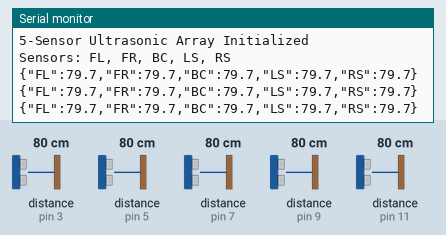
Simulated run of this sketch. Board: Arduino Uno, built with avr-gcc and run on an emulated ATmega328P. Parts: the last lines printed to the serial monitor. Wiring (inferred from the names in the program): 5 × ultrasonic range finder: trigger pin 2, echo pin 3 / trigger pin 4, echo pin 5 / trigger pin 6, echo pin 7 / trigger pin 8, echo pin 9 / trigger pin 10, echo pin 11. The test bench sets the inputs (shaded band); at power-on: distance to the obstacle (sensors on pin 3, pin 5, pin 7, pin 9, pin 11) 80 cm. The echo pulse lasts 58.3 µs per cm.

Above: at 1.2 s.
1.3 s: distance to the obstacle (sensor on pin 3) set to 2 cm
At 2.02 s:
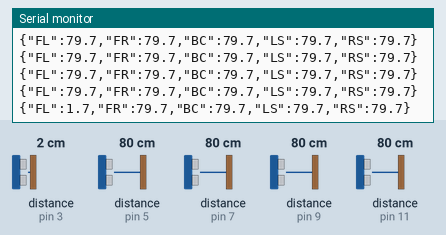
2.8 s: distance to the obstacle (sensor on pin 5) set to 2 cm
At 3.14 s:
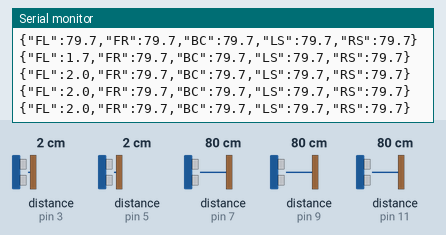
4.3 s: distance to the obstacle (sensor on pin 7) set to 2 cm
At 4.61 s:
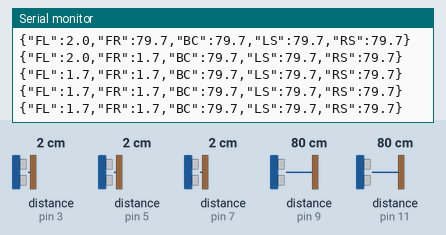
5.8 s: distance to the obstacle (sensor on pin 3) set to 120 cm
At 6.07 s:
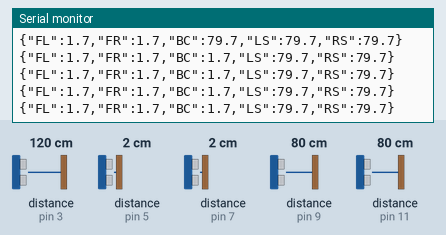
8.8 s: distance to the obstacle (sensor on pin 9) set to 2 cm
At 9.04 s:
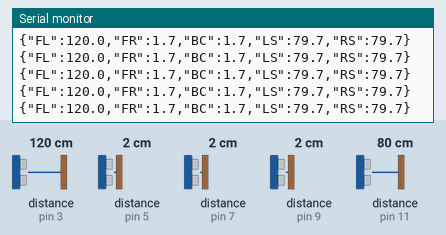
10.3 s: distance to the obstacle (sensor on pin 11) set to 299 cm
At 10.51 s:
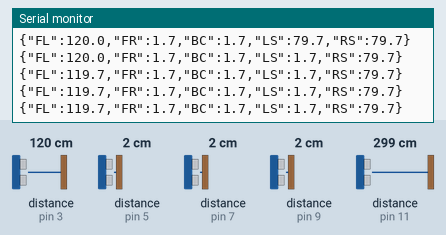
Timing chart, 0 to 13.3 s (numbered marks = the images above; inputs shaded):
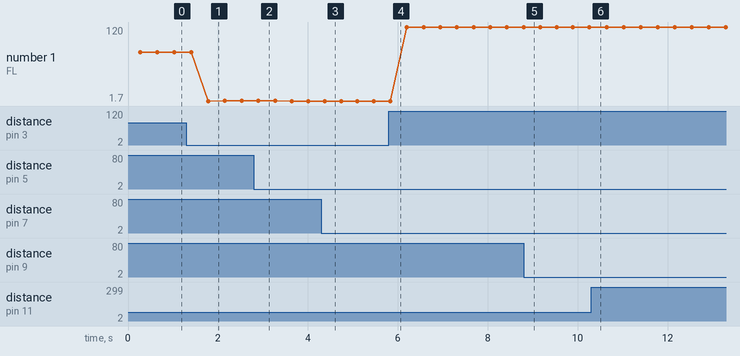

Measured:
- after the input at 1.3 s, the serial monitor: prints a new line after 0.48 s (image 1)
- plotted number 1: 79.7 → 2 after the input at 1.3 s, 1.7 → 120 after the input at 5.8 s

The sketch:

ultrasonic_sensors_updated.ino
```cpp
/*
 * Arduino Ultrasonic Sensor Array for Laptop-Controlled Vehicle
 * HC-SR04 x 5 sensors configuration
 * Sends distance data to Raspberry Pi via Serial
 *
 * Sensor Configuration:
 *   FL = Front Left
 *   FR = Front Right
 *   BC = Back Center
 *   LS = Left Side
 *   RS = Right Side
 *
 * Note: Front Center (FW) is a waterproof sensor connected directly to Raspberry Pi
 */

// Define pins for 5 HC-SR04 sensors

// Front sensors (2 sensors)
#define TRIG_FL 2   // Front-Left Trigger
#define ECHO_FL 3   // Front-Left Echo
#define TRIG_FR 4   // Front-Right Trigger
#define ECHO_FR 5   // Front-Right Echo

// Back sensor (1 sensor)
#define TRIG_BC 6   // Back-Center Trigger
#define ECHO_BC 7   // Back-Center Echo

// Side sensors (2 sensors)
#define TRIG_LS 8   // Left-Side Trigger
#define ECHO_LS 9   // Left-Side Echo
#define TRIG_RS 10  // Right-Side Trigger
#define ECHO_RS 11  // Right-Side Echo

// Maximum distance to measure (in cm)
#define MAX_DISTANCE 400

// Sensor data structure
struct SensorData {
  float frontLeft;
  float frontRight;
  float backCenter;
  float leftSide;
  float rightSide;
};

SensorData distances;

void setup() {
  // Initialize serial communication at 115200 baud
  Serial.begin(115200);

  // Set up all trigger pins as OUTPUT
  pinMode(TRIG_FL, OUTPUT);
  pinMode(TRIG_FR, OUTPUT);
  pinMode(TRIG_BC, OUTPUT);
  pinMode(TRIG_LS, OUTPUT);
  pinMode(TRIG_RS, OUTPUT);

  // Set up all echo pins as INPUT
  pinMode(ECHO_FL, INPUT);
  pinMode(ECHO_FR, INPUT);
  pinMode(ECHO_BC, INPUT);
  pinMode(ECHO_LS, INPUT);
  pinMode(ECHO_RS, INPUT);

  // Wait for serial connection
  while (!Serial) {
    ; // wait for serial port to connect
  }

  Serial.println("5-Sensor Ultrasonic Array Initialized");
  Serial.println("Sensors: FL, FR, BC, LS, RS");
}

void loop() {
  // Read all 5 sensors with delays to avoid interference

  distances.frontLeft = readDistance(TRIG_FL, ECHO_FL);
  delay(50); // Small delay between sensor readings

  distances.frontRight = readDistance(TRIG_FR, ECHO_FR);
  delay(50);

  distances.backCenter = readDistance(TRIG_BC, ECHO_BC);
  delay(50);

  distances.leftSide = readDistance(TRIG_LS, ECHO_LS);
  delay(50);

  distances.rightSide = readDistance(TRIG_RS, ECHO_RS);
  delay(50);

  // Send data in JSON format
  sendSensorData();

  // Update rate: approximately 10Hz (100ms + 250ms delays = 350ms total)
  delay(100);
}

float readDistance(int trigPin, int echoPin) {
  // Clear the trigger pin
  digitalWrite(trigPin, LOW);
  delayMicroseconds(2);

  // Send 10 microsecond pulse to trigger
  digitalWrite(trigPin, HIGH);
  delayMicroseconds(10);
  digitalWrite(trigPin, LOW);

  // Read the echo pin with 30ms timeout
  long duration = pulseIn(echoPin, HIGH, 30000);

  // Calculate distance in cm
  // Speed of sound = 343 m/s = 0.0343 cm/µs
  // Distance = (duration * 0.0343) / 2 = duration * 0.01715
  float distance = duration * 0.01715;

  // Return 0 if out of range or no echo
  if (distance == 0 || distance > MAX_DISTANCE) {
    return 0;
  }

  return distance;
}

void sendSensorData() {
  // CRITICAL: Must use EXACT names: FL, FR, BC, LS, RS
  // Format: {"FL":123.4,"FR":234.5,"BC":345.6,"LS":456.7,"RS":567.8}

  Serial.print("{");

  Serial.print("\"FL\":");
  Serial.print(distances.frontLeft, 1);

  Serial.print(",\"FR\":");
  Serial.print(distances.frontRight, 1);

  Serial.print(",\"BC\":");
  Serial.print(distances.backCenter, 1);

  Serial.print(",\"LS\":");
  Serial.print(distances.leftSide, 1);

  Serial.print(",\"RS\":");
  Serial.print(distances.rightSide, 1);

  Serial.println("}");
}
```
